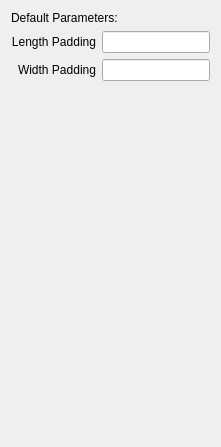
          <widget class="QWidget" name="diesetPage">
           <layout class="QVBoxLayout" name="verticalLayout_21">
            <item>
             <widget class="QLabel" name="diesetDefaultLabel">
              <property name="text">
               <string>Default Parameters:</string>
              </property>
             </widget>
            </item>
            <item>
             <layout class="QGridLayout" name="gridLayout_19">
              <item row="0" column="0">
               <widget class="QLabel" name="diesetLengthPaddingLabel">
                <property name="text">
                 <string>Length Padding</string>
                </property>
                <property name="alignment">
                 <set>Qt::AlignRight|Qt::AlignTrailing|Qt::AlignVCenter</set>
                </property>
               </widget>
              </item>
              <item row="0" column="1">
               <widget class="QLineEdit" name="diesetLengthPaddingEdit"/>
              </item>
              <item row="1" column="0">
               <widget class="QLabel" name="diesetWidthPaddingLabel">
                <property name="text">
                 <string>Width Padding</string>
                </property>
                <property name="alignment">
                 <set>Qt::AlignRight|Qt::AlignTrailing|Qt::AlignVCenter</set>
                </property>
               </widget>
              </item>
              <item row="1" column="1">
               <widget class="QLineEdit" name="diesetWidthPaddingEdit"/>
              </item>
             </layout>
            </item>
            <item>
             <spacer name="verticalSpacer_18">
              <property name="orientation">
               <enum>Qt::Vertical</enum>
              </property>
              <property name="sizeHint" stdset="0">
               <size>
                <width>20</width>
                <height>355</height>
               </size>
              </property>
             </spacer>
            </item>
           </layout>
          </widget>
